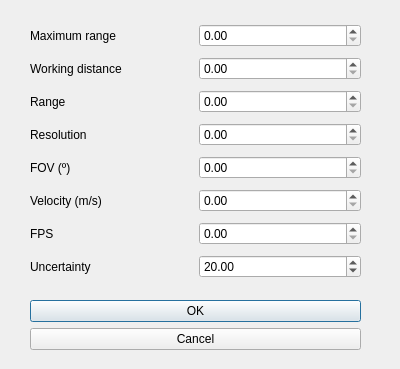
<?xml version="1.0" encoding="UTF-8"?>
<ui version="4.0">
 <class>SensorParameters</class>
 <widget class="QDialog" name="SensorParameters">
  <property name="geometry">
   <rect>
    <x>0</x>
    <y>0</y>
    <width>400</width>
    <height>369</height>
   </rect>
  </property>
  <property name="windowTitle">
   <string>Dialog</string>
  </property>
  <widget class="QDialogButtonBox" name="buttonBox">
   <property name="geometry">
    <rect>
     <x>30</x>
     <y>300</y>
     <width>331</width>
     <height>51</height>
    </rect>
   </property>
   <property name="orientation">
    <enum>Qt::Vertical</enum>
   </property>
   <property name="standardButtons">
    <set>QDialogButtonBox::Cancel|QDialogButtonBox::Ok</set>
   </property>
  </widget>
  <widget class="QWidget" name="layoutWidget">
   <property name="geometry">
    <rect>
     <x>30</x>
     <y>20</y>
     <width>331</width>
     <height>268</height>
    </rect>
   </property>
   <layout class="QVBoxLayout" name="verticalLayout">
    <item>
     <layout class="QHBoxLayout" name="horizontalLayout">
      <item>
       <widget class="QLabel" name="label">
        <property name="text">
         <string>Maximum range </string>
        </property>
       </widget>
      </item>
      <item>
       <widget class="QDoubleSpinBox" name="doubleSpinBox"/>
      </item>
     </layout>
    </item>
    <item>
     <layout class="QHBoxLayout" name="horizontalLayout_7">
      <item>
       <widget class="QLabel" name="label_7">
        <property name="text">
         <string>Working distance</string>
        </property>
       </widget>
      </item>
      <item>
       <widget class="QDoubleSpinBox" name="doubleSpinBox_7"/>
      </item>
     </layout>
    </item>
    <item>
     <layout class="QHBoxLayout" name="horizontalLayout_8">
      <item>
       <widget class="QLabel" name="label_8">
        <property name="text">
         <string>Range</string>
        </property>
       </widget>
      </item>
      <item>
       <widget class="QDoubleSpinBox" name="doubleSpinBox_8"/>
      </item>
     </layout>
    </item>
    <item>
     <layout class="QHBoxLayout" name="horizontalLayout_2">
      <item>
       <widget class="QLabel" name="label_2">
        <property name="text">
         <string>Resolution</string>
        </property>
       </widget>
      </item>
      <item>
       <widget class="QDoubleSpinBox" name="doubleSpinBox_2"/>
      </item>
     </layout>
    </item>
    <item>
     <layout class="QHBoxLayout" name="horizontalLayout_3">
      <item>
       <widget class="QLabel" name="label_3">
        <property name="text">
         <string>FOV (º)</string>
        </property>
       </widget>
      </item>
      <item>
       <widget class="QDoubleSpinBox" name="doubleSpinBox_3"/>
      </item>
     </layout>
    </item>
    <item>
     <layout class="QHBoxLayout" name="horizontalLayout_4">
      <item>
       <widget class="QLabel" name="label_4">
        <property name="text">
         <string>Velocity (m/s)</string>
        </property>
       </widget>
      </item>
      <item>
       <widget class="QDoubleSpinBox" name="doubleSpinBox_4"/>
      </item>
     </layout>
    </item>
    <item>
     <layout class="QHBoxLayout" name="horizontalLayout_5">
      <item>
       <widget class="QLabel" name="label_5">
        <property name="text">
         <string>FPS</string>
        </property>
       </widget>
      </item>
      <item>
       <widget class="QDoubleSpinBox" name="doubleSpinBox_5"/>
      </item>
     </layout>
    </item>
    <item>
     <layout class="QHBoxLayout" name="horizontalLayout_6">
      <item>
       <widget class="QLabel" name="label_6">
        <property name="text">
         <string>Uncertainty</string>
        </property>
       </widget>
      </item>
      <item>
       <widget class="QDoubleSpinBox" name="doubleSpinBox_6">
        <property name="value">
         <double>20.000000000000000</double>
        </property>
       </widget>
      </item>
     </layout>
    </item>
   </layout>
  </widget>
 </widget>
 <resources/>
 <connections>
  <connection>
   <sender>buttonBox</sender>
   <signal>rejected()</signal>
   <receiver>SensorParameters</receiver>
   <slot>reject()</slot>
   <hints>
    <hint type="sourcelabel">
     <x>316</x>
     <y>260</y>
    </hint>
    <hint type="destinationlabel">
     <x>286</x>
     <y>274</y>
    </hint>
   </hints>
  </connection>
  <connection>
   <sender>buttonBox</sender>
   <signal>accepted()</signal>
   <receiver>SensorParameters</receiver>
   <slot>accept()</slot>
   <hints>
    <hint type="sourcelabel">
     <x>248</x>
     <y>254</y>
    </hint>
    <hint type="destinationlabel">
     <x>157</x>
     <y>274</y>
    </hint>
   </hints>
  </connection>
 </connections>
</ui>
